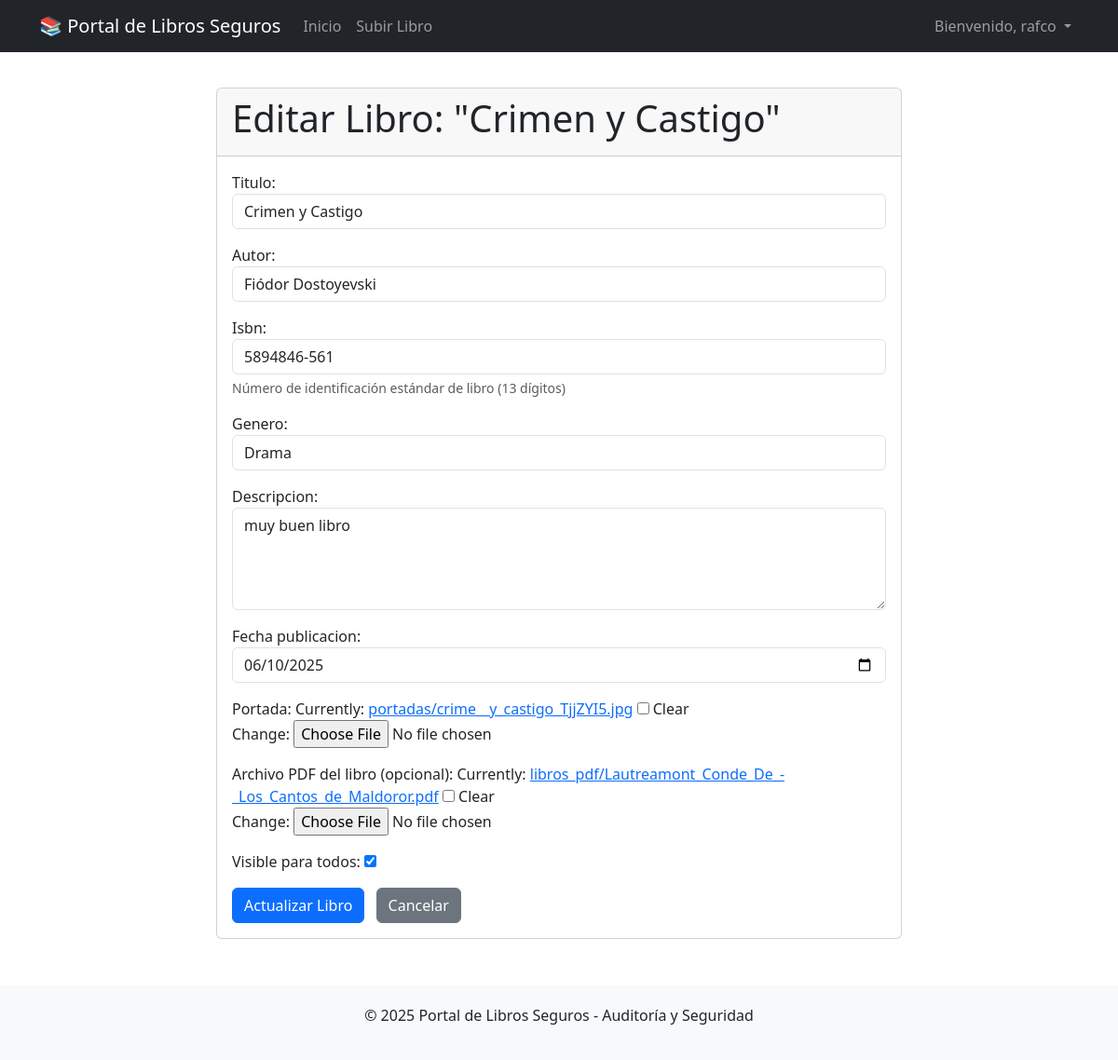
The page /libro/5/editar/ (signed in) on the database its author committed.
### libros/models.py (models this page shows, shortened)
class Libro(models.Model):
    titulo = models.CharField(max_length=200)
    autor = models.CharField(max_length=100)
    isbn = models.CharField(max_length=13, unique=True, blank=True, null=True)
    genero = models.CharField(max_length=50, blank=True, null=True)
    descripcion = models.TextField(blank=True, null=True)
    fecha_publicacion = models.DateField(blank=True, null=True)
    portada = models.ImageField(upload_to='portadas/', blank=True, null=True)
    documento_pdf = models.FileField(upload_to='libros_pdf/', blank=True, null=True)
    usuario_carga = models.ForeignKey(User, on_delete=models.SET_NULL, null=True, blank=True)
    fecha_carga = models.DateTimeField(auto_now_add=True)
    es_publico = models.BooleanField(default=True) # Para control de acceso

### libros/views.py (the view, shortened to what this page needs)
# urls.py: path('libro/<int:pk>/editar/', views.ActualizarLibro.as_view(), name='actualizar_libro'), # Formulario para editar
class ActualizarLibro(LoginRequiredMixin, UserPassesTestMixin, UpdateView):
    model = Libro
    form_class = LibroForm
    template_name = 'libros/actualizar_libro.html' # Necesitarás crear esta plantilla
    success_url = reverse_lazy('lista_libros')
    def test_func(self):
        libro = self.get_object()
        return self.request.user == libro.usuario_carga or self.request.user.is_superuser

### libros/forms.py
class LibroForm(forms.ModelForm):
    class Meta:
        model = Libro
        fields = ['titulo', 'autor', 'isbn', 'genero', 'descripcion', 'fecha_publicacion', 'portada', 'documento_pdf', 'es_publico']
        widgets = {
            'fecha_publicacion': forms.DateInput(attrs={'type': 'date', 'class': 'form-control'}), # Campo de fecha con selector
            'descripcion': forms.Textarea(attrs={'rows': 4, 'class': 'form-control'}),
            'titulo': forms.TextInput(attrs={'class': 'form-control'}),
            'autor': forms.TextInput(attrs={'class': 'form-control'}),
            'isbn': forms.TextInput(attrs={'class': 'form-control'}),
            'genero': forms.TextInput(attrs={'class': 'form-control'}),
        }
        labels = { # Puedes personalizar las etiquetas de los campos
            'documento_pdf': 'Archivo PDF del libro (opcional)',
            'es_publico': 'Visible para todos',
        }
        help_texts = { # Los mensajes de ayuda que definiste en models.py se muestran automáticamente
            'isbn': 'Número de identificación estándar de libro (13 dígitos)',
        }

### libros/templates/libros/actualizar_libro.html (shortened to what this page needs)
{% extends 'base.html' %}
{% block content %}
<div class="row justify-content-center">
    <div class="col-md-8">
        <div class="card">
            <div class="card-header">
                <h1 class="card-title">Editar Libro: "{{ libro.titulo }}"</h1>
            </div>
            <div class="card-body">
                <form method="post" enctype="multipart/form-data">
                    {% for field in form %}
                        <div class="mb-3">
                            {{ field.label_tag }}
                            {{ field }}
                            {% if field.help_text %}
                                <div class="form-text">{{ field.help_text }}</div>
                            {% endif %}
                        </div>
                    {% endfor %}
                    <button type="submit" class="btn btn-primary">Actualizar Libro</button>
                    <a href="{% url 'detalle_libro' pk=libro.pk %}" class="btn btn-secondary ms-2">Cancelar</a>
                </form>
            </div>
        </div>
    </div>
</div>
{% endblock %}

### templates/base.html (shortened to what this page needs)
<!DOCTYPE html>
<html lang="es">
<head>
    <link rel="stylesheet" href="https://cdn.jsdelivr.net/npm/bootstrap@5.3.3/dist/css/bootstrap.min.css">
</head>
<body>
    <nav class="navbar navbar-expand-lg navbar-dark bg-dark fixed-top">
        <div class="container">
            <a class="navbar-brand" href="{% url 'lista_libros' %}">📚 Portal de Libros Seguros</a>
            <div class="collapse navbar-collapse" id="navbarNav">
                <ul class="navbar-nav me-auto mb-2 mb-lg-0">
                    <li class="nav-item">
                        <a class="nav-link" href="{% url 'lista_libros' %}">Inicio</a>
                    </li>
                    {% if user.is_authenticated %}
                    <li class="nav-item">
                        <a class="nav-link" href="{% url 'crear_libro' %}">Subir Libro</a>
                    </li>
                    {% endif %}
                </ul>
                <ul class="navbar-nav ms-auto">
                    {% if user.is_authenticated %}
                    <li class="nav-item dropdown">
                        <a class="nav-link dropdown-toggle" href="#" id="navbarDropdown" role="button"
                            data-bs-toggle="dropdown" aria-expanded="false">
                            Bienvenido, {{ user.username }}
                        </a>
                    </li>
                    {% endif %}
                </ul>
            </div>
        </div>
    </nav>
    <div class="container mt-4">
        {% block content %}
        {% endblock %}
    </div>
    <footer class="footer">
        <div class="container">
            <p>&copy; 2025 Portal de Libros Seguros - Auditoría y Seguridad</p>
        </div>
    </footer>
</body>
</html>

### templates/base.html (style rules this page uses)
body { padding-top: 70px; }
.footer { background-color: #f8f9fa; padding: 20px 0; margin-top: 50px; text-align: center; }

### rows shown on the page
Libro: titulo "Crimen y Castigo", form "Crimen y Castigo" "Fiódor Dostoyevski" "5894846-561" "Drama" "muy buen libro" "06/10/2025" "☑"

### other values the page prints
{{ user.username }} "rafco"
{{ field.label_tag }} "Titulo:" "Autor:" "Isbn:" "Genero:" "Descripcion:" "Fecha publicacion:" "Portada:" "Archivo PDF del libro (opcional):" "Visible para todos:"
{{ field.help_text }} "Número de identificación estándar de libro (13 dígitos)"
